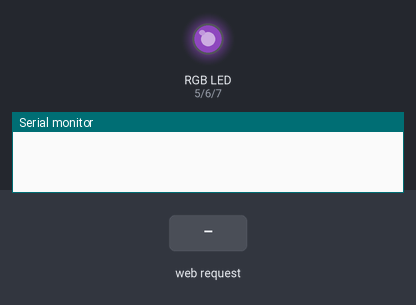
Recording of a program running on a simulated ESP32-C3. On the bench: an RGB LED mixed from three pins (HIGH = lit), the last lines printed to the serial monitor. Inputs (shaded band) come from the test bench. Dim RGB values are drawn brighter than linear; storage starts empty.

Above: at 1.2 s.
1.3 s: HTTP request GET /sliderR?value=0 received
At 2.5 s:
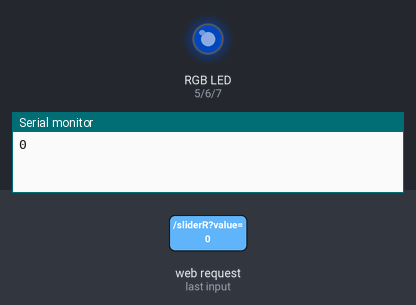
2.8 s: HTTP request GET /sliderR?value=120 received
At 3.8 s:
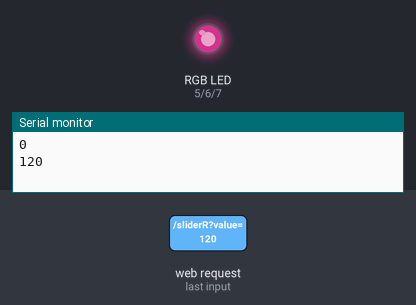
4.3 s: HTTP request GET /sliderB?value=1 received
At 4.9 s:
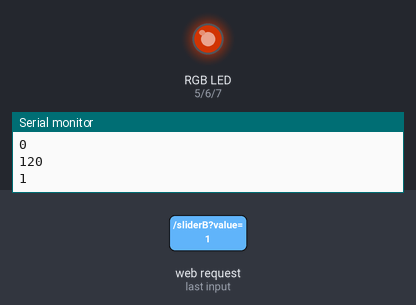
5.8 s: HTTP request GET /sliderR?value=1 received
At 6.1 s:
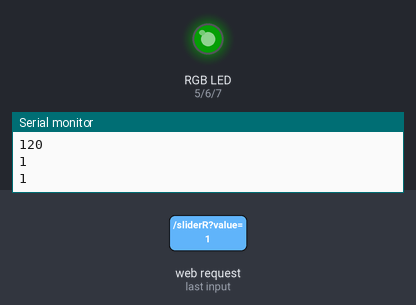
7.3 s: HTTP request GET /sliderG?value=0 received
At 8.4 s:
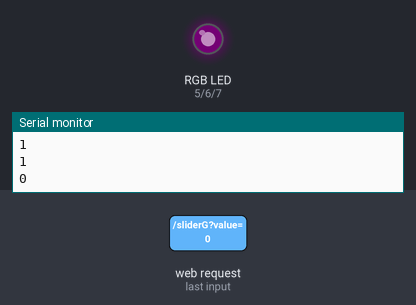
8.8 s: HTTP request GET /sliderG?value=120 received
At 9.6 s:
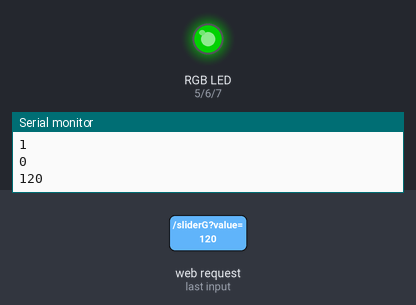
Timing chart, 0 to 11.3 s (numbered marks = the images above; inputs shaded):
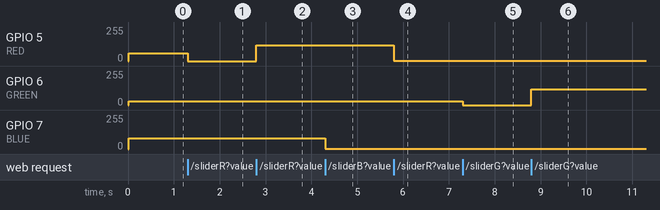

The program:

main.cpp
```cpp
#include <HardwareSerial.h>
#include <Arduino.h>
#include <WiFi.h>
#include <WebServer.h>
#include <SPIFFS.h>

#define RED 5
#define GREEN 6
#define BLUE 7

#define LED_CHANNELR 3
#define LED_CHANNELG 4
#define LED_CHANNELB 5

#define LED_FREQ 5000
#define LED_RESOLUTION 8

#define WIFI "BardzoTajneWiFi"
#define HASLO "TajneHASLO"

WebServer server(80);

int Rden = 60;
int Gden = 30;
int Bden = 80;

void handleNotFound() {
    server.send(404, "text/plain", "Not found");
}

void handleRoot() {
    File file = SPIFFS.open("/index.html", "r");
	if(!file) {
		server.send(500);
		return;
	}
    server.streamFile(file, "text/html");
    file.close();
}

void handleJS() {
    File file = SPIFFS.open("/script.js", "r");
    server.streamFile(file, "application/javascript");
    file.close();
}

void handleSliderR() {
  	if(server.hasArg("value")) {
		Rden = server.arg("value").toInt();
    	Serial.println(Rden);
  	}
  	server.send(200, "text/plain", "OK");
}

void handleSliderG() {
  	if(server.hasArg("value")) {
		Gden = server.arg("value").toInt();
    	Serial.println(Gden);
  	}
  	server.send(200, "text/plain", "OK");
}

void handleSliderB() {
  	if(server.hasArg("value")) {
		Bden = server.arg("value").toInt();
    	Serial.println(Bden);
  	}
  	server.send(200, "text/plain", "OK");
}

void setup() {
	Serial.begin(115200);

	pinMode(RED, OUTPUT);
	pinMode(GREEN, OUTPUT);
	pinMode(BLUE, OUTPUT);

    ledcSetup(LED_CHANNELR, LED_FREQ, LED_RESOLUTION);
    ledcSetup(LED_CHANNELG, LED_FREQ, LED_RESOLUTION);
    ledcSetup(LED_CHANNELB, LED_FREQ, LED_RESOLUTION);

    ledcAttachPin(RED, LED_CHANNELR);
    ledcAttachPin(GREEN, LED_CHANNELG);
    ledcAttachPin(BLUE, LED_CHANNELB);

    if(!SPIFFS.begin(true)){
        Serial.println("SPIFFS mounting error");
        return;
    }

    WiFi.softAP(WIFI, HASLO);

	server.onNotFound(handleNotFound);

	server.on("/", handleRoot);
	server.on("/script.js", handleJS);
	server.on("/sliderR", handleSliderR);
	server.on("/sliderG", handleSliderG);
	server.on("/sliderB", handleSliderB);
    server.begin();
}

void loop() {
    server.handleClient();

	ledcWrite(LED_CHANNELR, Rden);
	ledcWrite(LED_CHANNELG, Gden);
	ledcWrite(LED_CHANNELB, Bden);
}
```

Measured:
- after the input at 1.3 s, GPIO 5 (RED): 60/255 → 0/255 at once
- after the input at 2.8 s, GPIO 5 (RED): 0/255 → 120/255 at once
- after the input at 4.3 s, GPIO 7 (BLUE): 80/255 → 1/255 at once
- after the input at 5.8 s, GPIO 5 (RED): 120/255 → 1/255 at once
- after the input at 7.3 s, GPIO 6 (GREEN): 30/255 → 0/255 at once
- after the input at 8.8 s, GPIO 6 (GREEN): 0/255 → 120/255 at once
